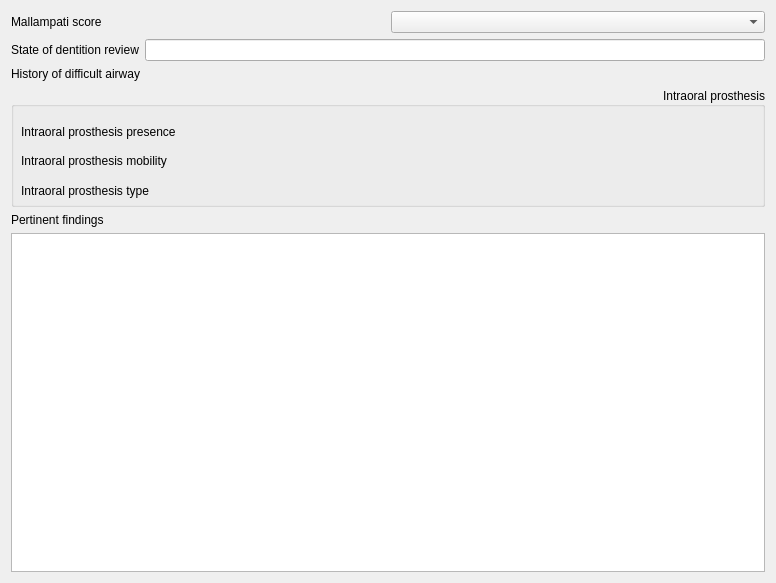
<?xml version="1.0" encoding="UTF-8"?>
<ui version="4.0">
 <class>AirwayAssessmentEvaluation</class>
 <widget class="QWidget" name="AirwayAssessmentEvaluation">
  <property name="geometry">
   <rect>
    <x>0</x>
    <y>0</y>
    <width>776</width>
    <height>583</height>
   </rect>
  </property>
  <property name="windowTitle">
   <string>Form</string>
  </property>
  <layout class="QVBoxLayout" name="verticalLayout_3">
   <item>
    <layout class="QHBoxLayout" name="horizontalLayout">
     <item>
      <widget class="QLabel" name="mallampatiScoreLabel">
       <property name="text">
        <string>Mallampati score</string>
       </property>
      </widget>
     </item>
     <item>
      <widget class="QComboBox" name="mallampatiScoreCombo"/>
     </item>
    </layout>
   </item>
   <item>
    <layout class="QHBoxLayout" name="horizontalLayout_2">
     <item>
      <widget class="QLabel" name="stateOfDentitionReviewLabel">
       <property name="text">
        <string>State of dentition review</string>
       </property>
      </widget>
     </item>
     <item>
      <widget class="QLineEdit" name="stateOfDentitionReviewLineEdit"/>
     </item>
    </layout>
   </item>
   <item>
    <layout class="QHBoxLayout" name="horizontalLayout_3">
     <item>
      <widget class="QLabel" name="historyOfDifficultAirwayLabel">
       <property name="text">
        <string>History of difficult airway</string>
       </property>
      </widget>
     </item>
     <item>
      <layout class="QHBoxLayout" name="historyOfDifficultAirwayLayout"/>
     </item>
    </layout>
   </item>
   <item>
    <widget class="QGroupBox" name="intraoralProsthesisGroupBox">
     <property name="minimumSize">
      <size>
       <width>700</width>
       <height>120</height>
      </size>
     </property>
     <property name="title">
      <string>Intraoral prosthesis</string>
     </property>
     <property name="alignment">
      <set>Qt::AlignRight|Qt::AlignTrailing|Qt::AlignVCenter</set>
     </property>
     <widget class="QWidget" name="horizontalLayoutWidget">
      <property name="geometry">
       <rect>
        <x>260</x>
        <y>100</y>
        <width>491</width>
        <height>21</height>
       </rect>
      </property>
      <layout class="QHBoxLayout" name="intraoralProsthesisTypeLayout"/>
     </widget>
     <widget class="QWidget" name="horizontalLayoutWidget_2">
      <property name="geometry">
       <rect>
        <x>260</x>
        <y>70</y>
        <width>491</width>
        <height>20</height>
       </rect>
      </property>
      <layout class="QHBoxLayout" name="intraoralProsthesisMobilityLayout"/>
     </widget>
     <widget class="QWidget" name="layoutWidget">
      <property name="geometry">
       <rect>
        <x>260</x>
        <y>40</y>
        <width>491</width>
        <height>20</height>
       </rect>
      </property>
      <layout class="QHBoxLayout" name="intraoralProsthesisPresenceLayout"/>
     </widget>
     <widget class="QLabel" name="intraoralProsthesisPresenceLabel">
      <property name="geometry">
       <rect>
        <x>10</x>
        <y>30</y>
        <width>241</width>
        <height>30</height>
       </rect>
      </property>
      <property name="text">
       <string>Intraoral prosthesis presence</string>
      </property>
     </widget>
     <widget class="QLabel" name="intraoralProsthesisMobilityLabel">
      <property name="geometry">
       <rect>
        <x>10</x>
        <y>60</y>
        <width>241</width>
        <height>27</height>
       </rect>
      </property>
      <property name="text">
       <string>Intraoral prosthesis mobility</string>
      </property>
     </widget>
     <widget class="QLabel" name="intraoralProsthesisTypeLabel">
      <property name="geometry">
       <rect>
        <x>10</x>
        <y>90</y>
        <width>221</width>
        <height>27</height>
       </rect>
      </property>
      <property name="text">
       <string>Intraoral prosthesis type</string>
      </property>
     </widget>
    </widget>
   </item>
   <item>
    <layout class="QVBoxLayout" name="verticalLayout">
     <item>
      <widget class="QLabel" name="pertinentFindingsLabel">
       <property name="text">
        <string>Pertinent findings</string>
       </property>
      </widget>
     </item>
     <item>
      <widget class="QTextEdit" name="pertinentFindingsEdit"/>
     </item>
    </layout>
   </item>
  </layout>
 </widget>
 <resources/>
 <connections/>
</ui>
